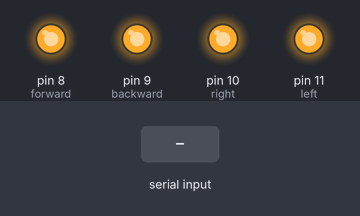
A sketch run on a simulated Arduino Uno, built with avr-gcc and run on an emulated ATmega328P. Parts: output pins drawn as LEDs (lit = HIGH). Inputs (shaded band) come from the test bench. What the sketch prints to the serial monitor is not drawn.

Above: at 1.2 s.
1.3 s: "f" received over Serial
At 1.6 s:
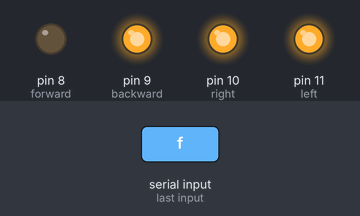
2.8 s: "b" received over Serial
At 4.0 s:
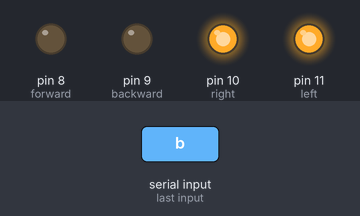
4.3 s: "r" received over Serial
At 5.1 s:
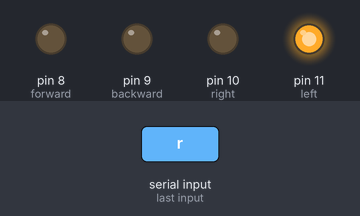
5.8 s: "l" received over Serial
At 6.3 s:
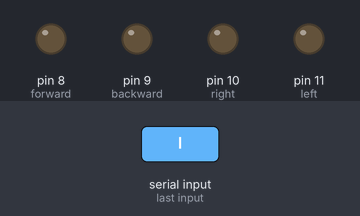
7.3 s: "o" received over Serial
At 8.5 s:
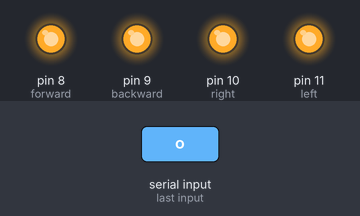
8.8 s: "b" received over Serial
At 9.7 s:
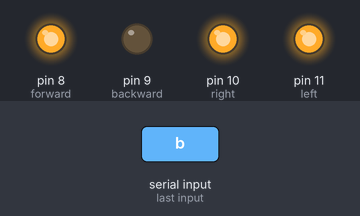
Timing chart, 0 to 11.3 s (numbered marks = the images above; inputs shaded):
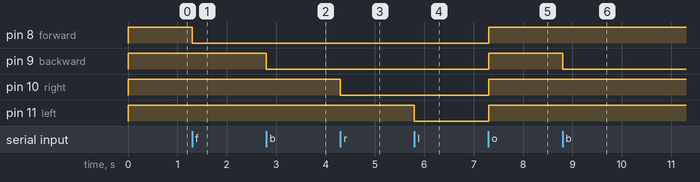

The sketch:

Arduino2.ino
```cpp
const int forward=8;
const int backward=9;
const int right=10;
const int left=11;


int value=0;

void setup()
   {
      Serial.begin(9600);

      pinMode(forward, OUTPUT);
      digitalWrite (forward, HIGH);

      pinMode(backward, OUTPUT);
      digitalWrite (backward, HIGH);

      pinMode(right, OUTPUT);
      digitalWrite (right, HIGH);

      pinMode(left, OUTPUT);
      digitalWrite (left, HIGH);

      Serial.println("Connection established...");


   }

void loop()
   {
     while (Serial.available())
        {
           value = Serial.read();
        }


     if (value == 'f'){
        digitalWrite (forward, LOW);
     }
     else if (value == 'b'){
        digitalWrite (backward, LOW);
     }
     else if (value == 'r'){
        digitalWrite (right, LOW);
     }
     else if (value == 'l'){
        digitalWrite (left, LOW);
     }
     else if (value == 'o'){
        digitalWrite (forward, HIGH);
        digitalWrite (backward, HIGH);
        digitalWrite (right, HIGH);
        digitalWrite (left, HIGH);
     }

   }
```

Measured:
- after the input at 1.3 s, pin 8 (forward): HIGH → LOW at once
- after the input at 2.8 s, pin 9 (backward): HIGH → LOW at once
- after the input at 4.3 s, pin 10 (right): HIGH → LOW at once
- after the input at 5.8 s, pin 11 (left): HIGH → LOW at once
- after the input at 7.3 s, pin 8 (forward), pin 9 (backward), pin 10 (right), pin 11 (left): LOW → HIGH at once
- after the input at 8.8 s, pin 9 (backward): HIGH → LOW at once
